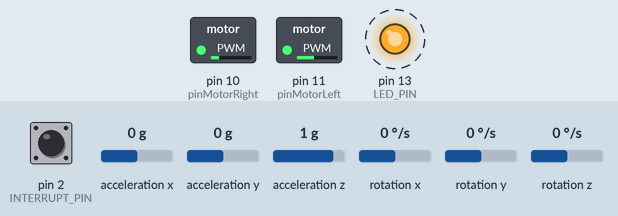
The sketch below on a simulated Arduino Uno, built with avr-gcc and run on an emulated ATmega328P. Parts: switched loads named in the sketch (green lamp = pin HIGH), output pins drawn as LEDs (lit = HIGH). Dashed ring = blinking. The inputs (shaded band) are chosen by the test bench; at power-on: acceleration y 0 g, pin 2 (INTERRUPT_PIN) LOW, acceleration x 0 g, acceleration z 1 g, rotation x 0 °/s, rotation y 0 °/s, rotation z 0 °/s. The sensor or clock chip raises its interrupt line as the real part does.

Above: at 3.7 s.
3.8 s: acceleration y set to 0.8 g
At 4.57 s:
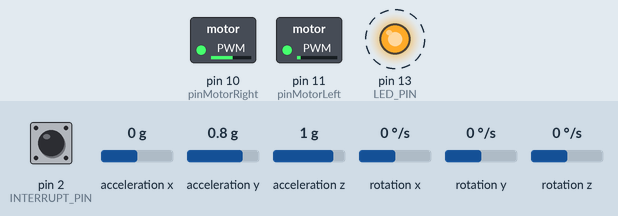
6.8 s: acceleration y set to -1.4 g
At 7.76 s:
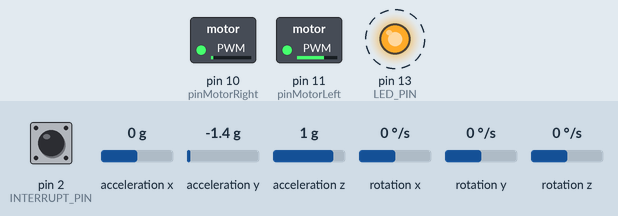
Timing chart, 0 to 15.8 s (numbered marks = the images above; inputs shaded):
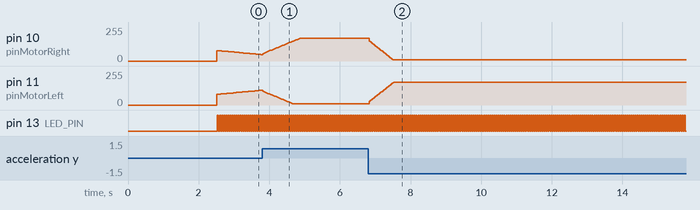

The sketch:

code.ino
```cpp
#include "I2Cdev.h"

#include "MPU6050_6Axis_MotionApps20.h"
//#include "MPU6050.h" // not necessary if using MotionApps include file

// Arduino Wire library is required if I2Cdev I2CDEV_ARDUINO_WIRE implementation
// is used in I2Cdev.h
#if I2CDEV_IMPLEMENTATION == I2CDEV_ARDUINO_WIRE
#include "Wire.h"
#endif

// class default I2C address is 0x68
// specific I2C addresses may be passed as a parameter here
// AD0 low = 0x68 (default for SparkFun breakout and InvenSense evaluation board)
// AD0 high = 0x69
MPU6050 mpu;

/* =========================================================================
   NOTE: In addition to connection 3.3v, GND, SDA, and SCL, this sketch
   depends on the MPU-6050's INT pin being connected to the Arduino's
   external interrupt #0 pin. On the Arduino Uno and Mega 2560, this is
   digital I/O pin 2.
   ========================================================================= */


// uncomment "OUTPUT_READABLE_YAWPITCHROLL" if you want to see the yaw/
// pitch/roll angles (in degrees) calculated from the quaternions coming
// from the FIFO. Note this also requires gravity vector calculations.
// Also note that yaw/pitch/roll angles suffer from gimbal lock (for
// more info, see: http://en.wikipedia.org/wiki/Gimbal_lock)
#define OUTPUT_READABLE_YAWPITCHROLL


#define INTERRUPT_PIN 2  // use pin 2 on Arduino Uno & most boards
#define LED_PIN 13 // (Arduino is 13, Teensy is 11, Teensy++ is 6)
bool blinkState = false;

// MPU control/status vars
bool dmpReady = false;  // set true if DMP init was successful
uint8_t mpuIntStatus;   // holds actual interrupt status byte from MPU
uint8_t devStatus;      // return status after each device operation (0 = success, !0 = error)
uint16_t packetSize;    // expected DMP packet size (default is 42 bytes)
uint16_t fifoCount;     // count of all bytes currently in FIFO
uint8_t fifoBuffer[64]; // FIFO storage buffer

// orientation/motion vars
Quaternion q;           // [w, x, y, z]         quaternion container
VectorInt16 aa;         // [x, y, z]            accel sensor measurements
VectorInt16 aaReal;     // [x, y, z]            gravity-free accel sensor measurements
VectorInt16 aaWorld;    // [x, y, z]            world-frame accel sensor measurements
VectorFloat gravity;    // [x, y, z]            gravity vector
float ypr[3];           // [yaw, pitch, roll]   yaw/pitch/roll container and gravity vector


// ================================================================
// ===               INTERRUPT DETECTION ROUTINE                ===
// ================================================================

volatile bool mpuInterrupt = false;     // indicates whether MPU interrupt pin has gone high
void dmpDataReady() {
  mpuInterrupt = true;
}


// ================================================================
// ===                      INITIAL SETUP                       ===
// ================================================================
#define MAX_THRUST 170
#define START_THRUST 120
#define LEFT_MOTOR_OFFSET 12
#define RIGHT_MOTOR_OFFSET 12// 25
//#define ERROR_OFFSET -8   // za accSensitivity =- +-2g
#define ERROR_OFFSET -7   // za accSensitivity =- +-8g

#define PIN_POT_KP 0
#define PIN_POT_KD 1


const int pinMotorLeft = 11;
const int pinMotorRight = 10;

float error_prev, error_new, error_diff;
float time_prev, time_new, time_diff;
float thrustLeft;
float thrustRight;
float Kp, Ki, Kd;
float K;

void setup() {
  // join I2C bus (I2Cdev library doesn't do this automatically)
#if I2CDEV_IMPLEMENTATION == I2CDEV_ARDUINO_WIRE
  Wire.begin();
  Wire.setClock(100000); // 400kHz I2C clock. Comment this line if having compilation difficulties
#elif I2CDEV_IMPLEMENTATION == I2CDEV_BUILTIN_FASTWIRE
  Fastwire::setup(100, true);   // 100 intead of 400?
#endif

  Serial.begin(9600);

  // initialize device
  //Serial.println(F("Initializing I2C devices..."));
  mpu.initialize();
  mpu.setFullScaleAccelRange(MPU6050_ACCEL_FS_8); // set acceleration meter to +- 8
  pinMode(INTERRUPT_PIN, INPUT);

  // verify connection
  //Serial.println(F("Testing device connections..."));
  //Serial.println(mpu.testConnection() ? F("MPU6050 connection successful") : F("MPU6050 connection failed"));

  // wait for ready
  //Serial.println(F("\nSend any character to begin DMP programming and demo: "));
  /*while (Serial.available() && Serial.read()); // empty buffer
    while (!Serial.available());                 // wait for data
    while (Serial.available() && Serial.read()); // empty buffer again
  */

  delay(2000);
  // load and configure the DMP
  //Serial.println(F("Initializing DMP..."));
  devStatus = mpu.dmpInitialize();

  // make sure it worked (returns 0 if so)
  if (devStatus == 0) {
    // Calibration Time: generate offsets and calibrate our MPU6050
    //mpu.CalibrateAccel(10);
    //mpu.CalibrateGyro(10);
    //mpu.PrintActiveOffsets();
    /*
        mpu.setXGyroOffset(174);
        mpu.setYGyroOffset(-10);
        mpu.setZGyroOffset(56);

        mpu.setXAccelOffset(-1308);
        mpu.setYAccelOffset(-1783);
        mpu.setZAccelOffset(886);
    */
    //+-2g       X Accel  Y Accel  Z Accel   X Gyro   Y Gyro   Z Gyro
    //OFFSETS    -1308,   -1783,     886,     174,     -10,      56

    //+-8        X Accel  Y Accel  Z Accel   X Gyro   Y Gyro   Z Gyro
    //OFFSETS    -1332,   -1721,     894,     176,     -13,      55
    mpu.setXGyroOffset(176);
    mpu.setYGyroOffset(-13);
    mpu.setZGyroOffset(55);

    mpu.setXAccelOffset(-1332);
    mpu.setYAccelOffset(-1721);
    mpu.setZAccelOffset(894);

    // turn on the DMP, now that it's ready
    //Serial.println(F("Enabling DMP..."));
    mpu.setDMPEnabled(true);

    // enable Arduino interrupt detection
    //Serial.print(F("Enabling interrupt detection (Arduino external interrupt "));
    //Serial.print(digitalPinToInterrupt(INTERRUPT_PIN));
    //Serial.println(F(")..."));
    attachInterrupt(digitalPinToInterrupt(INTERRUPT_PIN), dmpDataReady, RISING);
    mpuIntStatus = mpu.getIntStatus();

    // set our DMP Ready flag so the main loop() function knows it's okay to use it
    //Serial.println(F("DMP ready! Waiting for first interrupt..."));
    dmpReady = true;

    // get expected DMP packet size for later comparison
    packetSize = mpu.dmpGetFIFOPacketSize();
  } else {
    // ERROR!
    // 1 = initial memory load failed
    // 2 = DMP configuration updates failed
    // (if it's going to break, usually the code will be 1)
    //Serial.print(F("DMP Initialization failed (code "));
    //Serial.print(devStatus);
    //Serial.println(F(")"));
  }

  // configure LED for output
  pinMode(LED_PIN, OUTPUT);
  pinMode(pinMotorLeft, OUTPUT);
  pinMode(pinMotorRight, OUTPUT);

  Kp = 0.15;
  Kd = 6.45;
  thrustLeft = START_THRUST;
  thrustRight = START_THRUST;
  error_prev = 0;
  time_prev = millis();
  time_new = time_prev;

  mpu.dmpGetQuaternion(&q, fifoBuffer);
  mpu.dmpGetGravity(&gravity, &q);
  mpu.dmpGetYawPitchRoll(ypr, &q, &gravity);
  error_new = ypr[2] * 180 / M_PI + ERROR_OFFSET;
}
void calculateK(float error, float error_diff, float time_diff) {

  K = Kp * error + Kd * (error_diff / time_diff);

  //Serial.print(F(", Kp : ")); //Serial.print(Kp);
  //Serial.print(F(", Kd : ")); //Serial.print(Kd);
}

void calculateThrust(float err) {

  if (fabs(err) > 2) { // uvedemo odstupanje

    thrustRight += K;
    thrustLeft -= K;


    if (thrustLeft < LEFT_MOTOR_OFFSET) {
      thrustLeft = LEFT_MOTOR_OFFSET;
    }
    if (thrustRight < RIGHT_MOTOR_OFFSET) {
      thrustRight = RIGHT_MOTOR_OFFSET;
    }
    if (thrustLeft > 255) {
      thrustLeft = 255;
    }
    if (thrustRight > 255) {
      thrustRight = 255;
    }

    //Serial.print(F(", lT : ")); //Serial.print(thrustLeft);
    //Serial.print(F(", rT : ")); //Serial.print(thrustRight);
  }
}


void setThrust(int thrustL, int thrustR) {

  int trueThrustL = map(thrustL, 0, 255, 0, MAX_THRUST);
  int trueThrustR = map(thrustR, 0, 255, 0, MAX_THRUST);
  analogWrite(pinMotorLeft, trueThrustL);
  analogWrite(pinMotorRight, trueThrustR);

  //Serial.print(F(", ML : ")); //Serial.print(trueThrustL);
  //Serial.print(F(", MR : ")); //Serial.print(trueThrustR);
}

float floatMap(float x, float in_min, float in_max, float out_min, float out_max) {
  return (x - in_min) * (out_max - out_min) / (in_max - in_min) + out_min;
}


// ================================================================
// ===                    MAIN PROGRAM LOOP                     ===
// ================================================================

void loop() {
  // if programming failed, don't try to do anything
  if (!dmpReady) return;
  // read a packet from FIFO
  if (mpu.dmpGetCurrentFIFOPacket(fifoBuffer)) { // Get the Latest packet

#ifdef OUTPUT_READABLE_YAWPITCHROLL
    // display Euler angles in degrees
    mpu.dmpGetQuaternion(&q, fifoBuffer);
    mpu.dmpGetGravity(&gravity, &q);
    mpu.dmpGetYawPitchRoll(ypr, &q, &gravity);
    /*
        //Serial.print("ypr\t");
        //Serial.print(ypr[0] * 180 / M_PI);
        //Serial.print("\t");
        //Serial.print(ypr[1] * 180 / M_PI);
        //Serial.print("\t");
        //Serial.println(ypr[2] * 180 / M_PI);
    */

    //Kp = floatMap(analogRead(PIN_POT_KP), 0, 1023, 0, 2);    // changing the Kd value
    //Kd = floatMap(analogRead(PIN_POT_KD), 0, 1023, 0, 100);    // changing the Kd value

    error_prev = error_new;
    error_new = ypr[2] * 180 / M_PI + ERROR_OFFSET;
    //Serial.print(F("Error : ")); //Serial.print(error_new);
    time_new = millis();
    time_diff = time_new - time_prev;
    time_prev = time_new;

    error_diff = error_new - error_prev;
    //Serial.print(F(", dErr : ")); //Serial.print(error_diff);
    //Serial.print(F(", dTime : ")); //Serial.print(time_diff);

    calculateK(error_new, error_diff, time_diff);
    calculateThrust(error_new);
    setThrust(thrustLeft, thrustRight);

    //Serial.println(F(""));

    delay(20);
#endif

    // blink LED to indicate activity
    blinkState = !blinkState;
    digitalWrite(LED_PIN, blinkState);
  }


}
```

Measured:
- after the input at 6.8 s, pin 10 (pinMotorRight): moves from 170/255 to 8/255 over 0.67 s, starting at once; pin 11 (pinMotorLeft): moves from 8/255 to 170/255 over 0.70 s, starting at once
- by itself, pin 13 (LED_PIN): alternates HIGH for 0.03 s and LOW for 0.03 s
